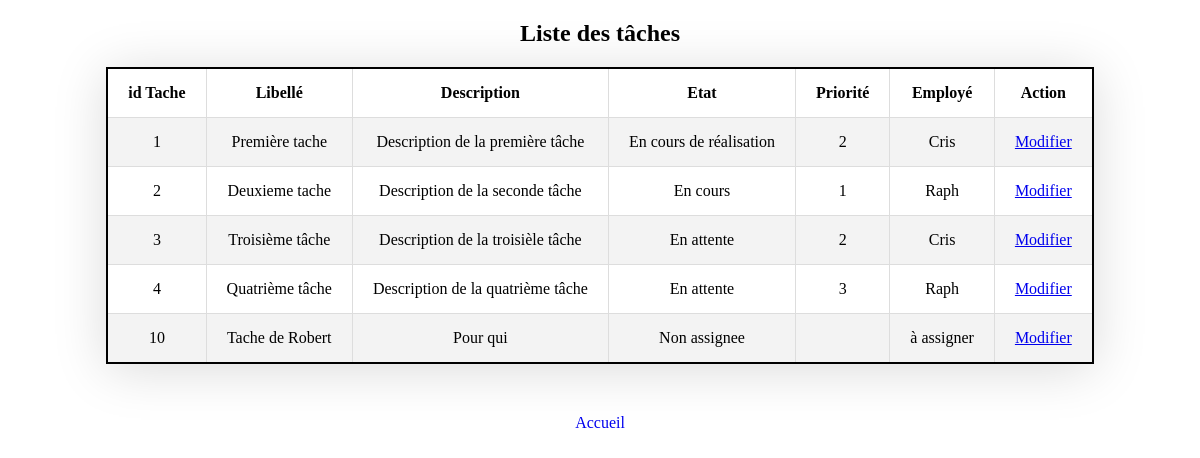
/M2L/respo/demandes.php, run on the app's committed database.
### tables this page shows
CREATE TABLE `tache` (
  `id` int(11) NOT NULL,
  `Libelle` varchar(255) DEFAULT NULL,
  `Description` varchar(255) DEFAULT NULL,
  `Etat` varchar(255) DEFAULT 'Non assignee',
  `Raison` varchar(255) DEFAULT NULL,
  `Priorite` int(11) DEFAULT NULL,
  `idemploye` int(11) DEFAULT '1'
);

CREATE TABLE `users` (
  `id` int(11) NOT NULL,
  `username` varchar(100) NOT NULL,
  `email` varchar(100) NOT NULL,
  `type` varchar(100) NOT NULL,
  `password` varchar(100) NOT NULL
);

### M2L/respo/demandes.php (the view, shortened to what this page needs)
<!DOCTYPE html>
<html>
<head>
<link rel="stylesheet" href="../style.css" />
</head>
<body>
<div class="ltachecontainer">
  <h2>Liste des tâches</h2>
</div>
<table class="table-style" >
<tr style="text-align: left;"><th>id Tache</th><th>Libellé</th><th>Description</th><th>Etat</th><th>Priorité</th><th>Employé</th><th>Action</th></tr>
<?php
require('../config.php');
 $query = "SELECT tache.id, libelle, description, etat, priorite, username FROM tache INNER JOIN users ON tache.idemploye = users.id";
 $result = mysqli_query($conn, $query);
 if ($result) {
  if (mysqli_num_rows($result) > 0) {
   while($row = mysqli_fetch_assoc($result)) {
    echo "<tr>
    	<td>".$row["id"]."</td>
    	<td>".$row["libelle"]."</td>
    	<td>".$row["description"]."</td>
    	<td>".$row["etat"]."</td>
    	<td>".$row["priorite"]."</td>
      <td>".$row["username"]."</td>
    	<td>";echo '<a href="modifier_taches.php?id='. $row['id'] .'"> Modifier </a>';"</td></tr>\n";
   }
  }
 }
?>
</table>
<div class="accueil">
<a href="home.php" style="text-decoration: none"> Accueil </a>
</div>
</body>
</html>

### M2L f/style.css (style rules this page uses)
body { background: white; }
.ltachecontainer { text-align: center; }
.accueil { text-align: center; color: black; margin-top: 50px; }
.table-style { border-collapse: collapse; box-shadow: 0 5px 50px rgba(0,0,0,0.15); cursor: pointer; margin: 0px auto; border: 2px solid black; }
th, td { padding: 15px 20px; text-align: center; }
tbody tr, td, th { border: 1px solid #ddd; }
tbody tr:nth-child(even) { background-color: #f3f3f3; }

### data on the page
tache: id "1", Libelle "Première tache", Description "Description de la première tâche", Etat "En cours de réalisation", Priorite "2", idemploye.username "Cris"
tache: id "2", Libelle "Deuxieme tache", Description "Description de la seconde tâche", Etat "En cours", Priorite "1", idemploye.username "Raph"
tache: id "3", Libelle "Troisième tâche", Description "Description de la troisièle tâche", Etat "En attente", Priorite "2", idemploye.username "Cris"
tache: id "4", Libelle "Quatrième tâche", Description "Description de la quatrième tâche", Etat "En attente", Priorite "3", idemploye.username "Raph"
tache: id "10", Libelle "Tache de Robert", Description "Pour qui", Etat "Non assignee", idemploye.username "à assigner"
